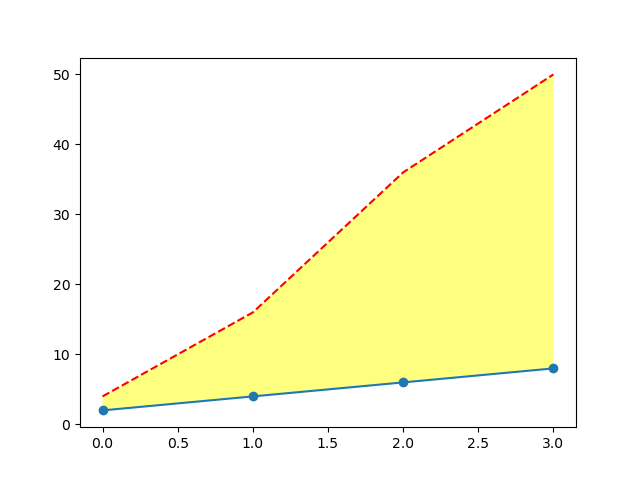

This chart was generated by the following Python code:
#Create a Line Plot

from matplotlib import pyplot as plt

x=[2,4,6,8]
y=[4,16,36,50]

plt.plot(x,"-o",y,"--r")  #-o for solid line (value is defined by dot).
                          #--r for doted line.

 
plt.fill_between(range(len(x)),       #fill the gap between two lines.
                 x,y,
                 facecolor="Yellow",  #Color of filler
                 alpha = 0.50)        #Transperancy
plt.show()
